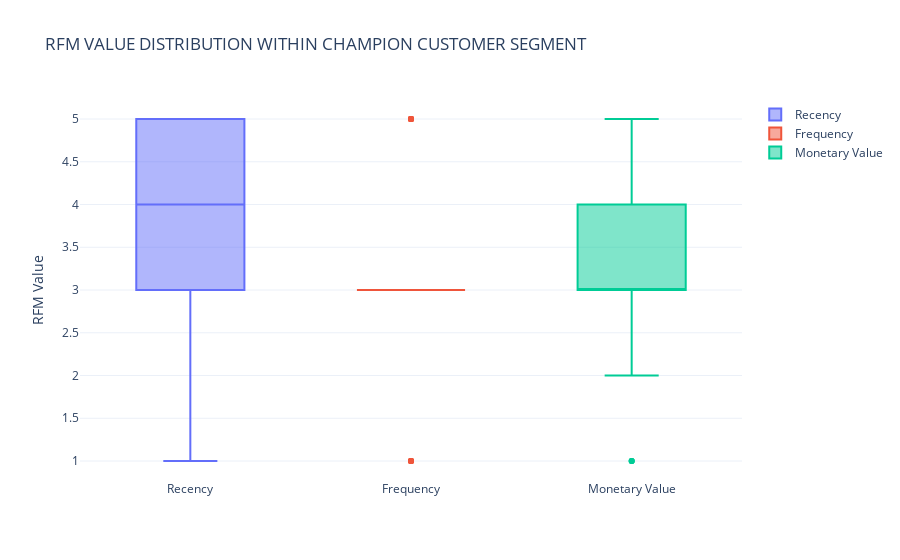

The notebook cell this image was saved under:
### Markdown cell above
DISTRIBUTION OF RFM VALUES WITHIN THE CHAMPION CUSTOMERS

### Code cell
champions = df[df['CustomerSegment'] == 'Champions']

#creating a figure
fig = go.Figure()

#creating 3 different box plots
fig.add_trace(go.Box(y = champions['RecencyScore'], name = 'Recency'))
fig.add_trace(go.Box(y = champions['FrequencyScore'], name= 'Frequency'))
fig.add_trace(go.Box(y = champions['MonetaryScore'], name = 'Monetary Value'))

fig.update_layout(title = 'RFM VALUE DISTRIBUTION WITHIN CHAMPION CUSTOMER SEGMENT',
                  yaxis_title = 'RFM Value'
                 )

fig.show()

### Figure 1 — Plotly figure (JSON) as saved in the notebook; plotly's stock layout.template omitted (floating-point values rounded to 4 significant figures)
{"data": [{"name": "Recency", "type": "box", "y": [1, 1, 2, 2, 2, 2, 2, 2, 2, 2, 3, 3, 3, 3, 3, 3, 3, 3, 3, 3, 3, 3, 3, 3, 3, 3, 4, 4, 4, 4, 4, 4, 4, 4, 4, 4, 5, 5, 5, 5, 5, 5, 5, 5, 5, 5, 5, 5, 5, 5, 5, 5, 5, 5, 5, 5, 5, 5, 5, 5, 5, 5]}, {"name": "Frequency", "type": "box", "y": [5, 5, 3, 5, 5, 3, 5, 3, 3, 5, 3, 3, 3, 3, 3, 3, 3, 3, 5, 3, 3, 3, 3, 3, 5, 3, 3, 3, 3, 3, 3, 3, 3, 3, 3, 3, 3, 3, 3, 3, 3, 3, 1, 3, 5, 1, 3, 3, 3, 3, 3, 1, 3, 3, 3, 1, 3, 3, 1, 3, 1, 1]}, {"name": "Monetary Value", "type": "box", "y": [5, 5, 4, 5, 3, 4, 3, 4, 4, 3, 4, 4, 3, 3, 3, 4, 3, 4, 5, 3, 4, 3, 3, 3, 5, 3, 2, 2, 2, 3, 3, 4, 4, 2, 2, 4, 3, 3, 4, 3, 4, 2, 3, 1, 5, 3, 3, 1, 1, 3, 3, 3, 3, 2, 3, 3, 3, 4, 3, 3, 3, 3]}], "layout": {"autosize": true, "title": {"text": "RFM VALUE DISTRIBUTION WITHIN CHAMPION CUSTOMER SEGMENT"}, "xaxis": {"autorange": true, "range": [-0.5, 2.5], "type": "category"}, "yaxis": {"autorange": true, "range": [0.7778, 5.222], "title": {"text": "RFM Value"}, "type": "linear"}}}
